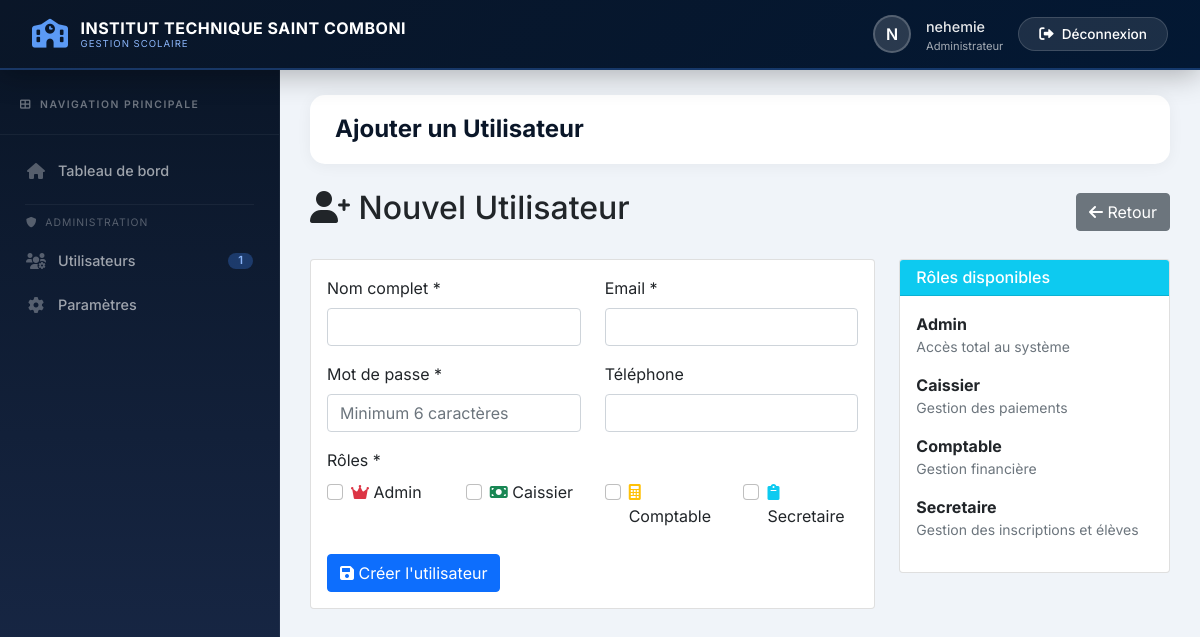
The page /gestion/utilisateur_ajouter.php (signed in) on the database its author committed.
### tables this page shows
CREATE TABLE `roles` (
  `id` int(11) NOT NULL,
  `nom` varchar(50) NOT NULL,
  `description` text DEFAULT NULL,
  `created_at` timestamp NOT NULL DEFAULT current_timestamp()
);

### controllers/GestionController.php (called while the page is built, shortened)
<?php
require_once __DIR__ . '/../config/database.php';
require_once __DIR__ . '/../models/Utilisateur.php';
class GestionController extends Controller {
    private $userModel;
    public function __construct() {
        $this->userModel = new Utilisateur();
    }
    public function ajouterUtilisateur() {
        $roles = $this->userModel->getRoles();
        $this->render('gestion/utilisateur_ajouter', ['roles' => $roles]);
    }
}

### gestion/utilisateur_ajouter.php (called while the page is built, shortened)
<?php
require_once __DIR__ . '/../controllers/GestionController.php';
$controller = new GestionController();
$controller->ajouterUtilisateur();

### config/database.php (called while the page is built, shortened)
<?php
class Database {
    private static $instance = null;
    private $conn;
    private function __construct() {
        try {
            $dsn = 'mysql:host='.DB_HOST.';dbname='.DB_NAME.';charset=utf8mb4';
            $this->conn = new PDO($dsn, DB_USER, DB_PASS, [
                PDO::ATTR_ERRMODE => PDO::ERRMODE_EXCEPTION,
                PDO::ATTR_DEFAULT_FETCH_MODE => PDO::FETCH_ASSOC
            ]);
        } catch (PDOException $e) {
            die('Erreur de connexion : ' . $e->getMessage());
        }
    }
    public static function getInstance() {
        if (self::$instance === null) {
            self::$instance = new Database();
        }
        return self::$instance;
    }
    public function getConnection() {
        return $this->conn;
    }
}

### models/Model.php (called while the page is built, shortened)
<?php
require_once __DIR__ . '/../config/database.php';
class Model {
    public function __construct() {
        $this->db = Database::getInstance()->getConnection();
    }
}

### models/Utilisateur.php (called while the page is built, shortened)
<?php
require_once __DIR__ . '/Model.php';
class Utilisateur extends Model {
    public function getRoles() {
        return $this->db->query("SELECT * FROM roles ORDER BY nom")->fetchAll();
    }
}

### views/gestion/utilisateur_ajouter.php (the view, shortened to what this page needs)
<div class="d-flex justify-content-between align-items-center mb-4">
    <h2><i class="fas fa-user-plus"></i> Nouvel Utilisateur</h2>
    <a href="<?php echo SITE_URL; ?>/gestion/utilisateurs.php" class="btn btn-secondary">
        <i class="fas fa-arrow-left"></i> Retour
    </a>
</div>
<div class="row">
    <div class="col-md-8">
        <div class="card">
            <div class="card-body">
                <form method="POST">
                    <div class="row">
                        <div class="col-md-6 mb-3">
                            <label class="form-label">Nom complet *</label>
                            <input type="text" name="nom" class="form-control" required>
                        </div>
                        <div class="col-md-6 mb-3">
                            <label class="form-label">Email *</label>
                            <input type="email" name="email" class="form-control" required>
                        </div>
                    </div>
                    <div class="row">
                        <div class="col-md-6 mb-3">
                            <label class="form-label">Mot de passe *</label>
                            <input type="password" name="mot_de_passe" class="form-control"
                                   required minlength="6"
                                   placeholder="Minimum 6 caractères">
                        </div>
                        <div class="col-md-6 mb-3">
                            <label class="form-label">Téléphone</label>
                            <input type="text" name="telephone" class="form-control">
                        </div>
                    </div>
                    <div class="mb-3">
                        <label class="form-label">Rôles *</label>
                        <div class="row">
                            <?php foreach ($roles as $role):
                                $icon = 'fa-user';
                                $color = 'secondary';
                                if ($role['nom'] == 'admin') { $icon = 'fa-crown'; $color = 'danger'; }
                                elseif ($role['nom'] == 'caissier') { $icon = 'fa-money-bill'; $color = 'success'; }
                                elseif ($role['nom'] == 'secretaire') { $icon = 'fa-clipboard'; $color = 'info'; }
                                elseif ($role['nom'] == 'comptable') { $icon = 'fa-calculator'; $color = 'warning'; }
                            ?>
                            <div class="col-md-3 mb-2">
                                <div class="form-check">
                                    <input class="form-check-input" type="checkbox"
                                           name="roles[]" value="<?php echo $role['id']; ?>"
                                           id="role_<?php echo $role['id']; ?>">
                                    <label class="form-check-label" for="role_<?php echo $role['id']; ?>">
                                        <i class="fas <?php echo $icon; ?> text-<?php echo $color; ?>"></i>
                                        <?php echo ucfirst($role['nom']); ?>
                                    </label>
                                </div>
                            </div>
                            <?php endforeach; ?>
                        </div>
                    </div>
                    <button type="submit" class="btn btn-primary">
                        <i class="fas fa-save"></i> Créer l'utilisateur
                    </button>
                </form>
            </div>
        </div>
    </div>
    <div class="col-md-4">
        <div class="card">
            <div class="card-header bg-info text-white">
                <h6 class="mb-0">Rôles disponibles</h6>
            </div>
            <div class="card-body">
                <?php foreach ($roles as $role): ?>
                <div class="mb-3">
                    <strong><?php echo ucfirst($role['nom']); ?></strong>
                    <p class="text-muted small"><?php echo $role['description'] ?? 'Aucune description'; ?></p>
                </div>
                <?php endforeach; ?>
            </div>
        </div>
    </div>
</div>
<?php
require_once __DIR__ . '/../template.php';
?>

### rows shown on the page
roles: nom "Admin", description "Accès total au système"
roles: nom "Caissier", description "Gestion des paiements"
roles: nom "Comptable", description "Gestion financière"
roles: nom "Secretaire", description "Gestion des inscriptions et élèves"

### other values the page prints
$school "INSTITUT TECHNIQUE SAINT COMBONI"
substr($_SESSION['user_name'] ?? 'U', 0, 1) "N"
$_SESSION['user_name'] "nehemie"
$roleLabels[$_SESSION['user_role']] "Administrateur"
$count "1"
$pageTitle "Ajouter un Utilisateur"
